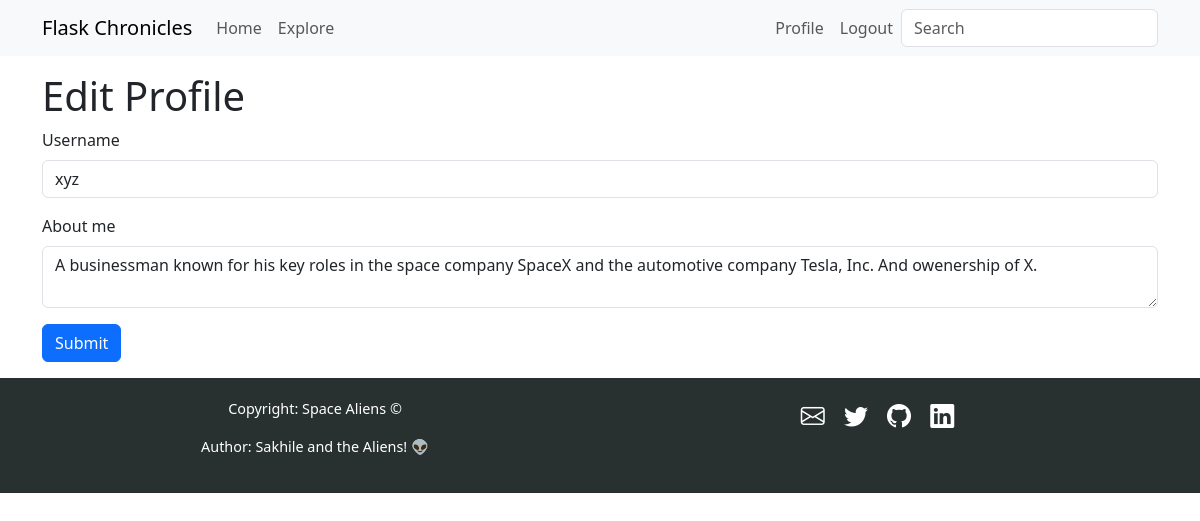
Screenshot of /edit_profile (signed in) with the database file from the repository.
### app/models.py (models this page shows, shortened)
class User(UserMixin, db.Model):
    id: so.Mapped[int] = so.mapped_column(primary_key=True)
    username: so.Mapped[str] = so.mapped_column(sa.String(64), unique=True)
    email: so.Mapped[str] = so.mapped_column(sa.String(120), index=True, unique=True)
    password_hash: so.Mapped[Optional[str]] = so.mapped_column(sa.String(256))
    posts: so.WriteOnlyMapped["Post"] = so.relationship(back_populates="author")
    about_me: so.Mapped[Optional[str]] = so.mapped_column(sa.String(140))
    last_seen: so.Mapped[Optional[datetime]] = so.mapped_column(
        default=lambda: datetime.now(timezone.utc)
    )
    following: so.WriteOnlyMapped["User"] = so.relationship(
        secondary=followers,
        primaryjoin=(followers.c.follower_id == id),
        secondaryjoin=(followers.c.followed_id == id),
        back_populates="followers",
    )
    followers: so.WriteOnlyMapped["User"] = so.relationship(
        secondary=followers,
        primaryjoin=(followers.c.followed_id == id),
        secondaryjoin=(followers.c.follower_id == id),
        back_populates="following",
    )

### app/main/routes.py (the view)
@bp.route("/edit_profile", methods=["GET", "POST"])
@login_required
def edit_profile():
    form = EditProfileForm(current_user.username)
    if form.validate_on_submit():
        current_user.username = form.username.data
        current_user.about_me = form.about_me.data
        db.session.commit()
        flash(_("Your changes have been saved."))
        return redirect(url_for("main.edit_profile"))
    if request.method == "GET":
        form.username.data = current_user.username
        form.about_me.data = current_user.about_me
    return render_template("edit_profile.html", title=_("Edit Profile"), form=form)

### app/main/forms.py (shortened to what this page needs)
class SearchForm(FlaskForm):
    q = StringField(_l("Search"), validators=[DataRequired()])
    def __init__(self, *args, **kwargs):
        if "formdata" not in kwargs:
            kwargs["formdata"] = request.args
        if "meta" not in kwargs:
            kwargs["meta"] = {"csrf": False}
        super(SearchForm, self).__init__(*args, **kwargs)

class EditProfileForm(FlaskForm):
    username = StringField(_l("Username"), validators=[DataRequired()])
    about_me = TextAreaField(_l("About me"), validators=[Length(min=0, max=140)])
    submit = SubmitField(_l("Submit"))
    def __init__(self, original_username, *args, **kwargs):
        super().__init__(*args, **kwargs)
        self.original_username = original_username

### app/__init__.py (called while the page is built)
def get_locale():
    return request.accept_languages.best_match(current_app.config["LANGUAGES"])

### app/main/routes.py (called while the page is built)
@bp.before_request
def before_request():
    if current_user.is_authenticated:
        current_user.last_seen = datetime.now(timezone.utc)
        db.session.commit()
        g.search_form = SearchForm()
    g.locale = str(get_locale())

### app/models.py (called while the page is built)
@login.user_loader
def load_user(id):
    return db.session.get(User, int(id))

    @classmethod
    def before_commit(cls, session):
        session._changes = {
            "add": list(session.new),
            "update": list(session.dirty),
            "delete": list(session.deleted),
        }

    @classmethod
    def after_commit(cls, session):
        for obj in session._changes["add"]:
            if isinstance(obj, SearchableMixin):
                add_to_index(obj.__tablename__, obj)
        for obj in session._changes["update"]:
            if isinstance(obj, SearchableMixin):
                add_to_index(obj.__tablename__, obj)
        for obj in session._changes["delete"]:
            if isinstance(obj, SearchableMixin):
                remove_from_index(obj.__tablename__, obj)
        session._changes = None

### app/templates/edit_profile.html
{% extends "base.html" %}
{% import "bootstrap_wtf.html" as wtf %}
{% block content %}
    <h1>{{ _('Edit Profile') }}</h1>
    {{ wtf.quick_form(form) }}
{% endblock %}

### app/templates/bootstrap_wtf.html (shortened to what this page needs)
{% macro form_field(field, autofocus) %}
{%- if field.type == 'BooleanField' %}
<div class="form-check mb-3">
    {{ field(class='form-check-input') }}
    {{ field.label(class='form-check-label') }}
</div>
{%- elif field.type == 'SelectField' %}
{{ field.label(class='form-label') }}
{{ field(class='form-select mb-3') }}
{%- elif field.type == 'TextAreaField' %}
<div class="mb-3">
    {{ field.label(class='form-label') }}
    {% if autofocus %}
    {{ field(class='form-control' + (' is-invalid' if field.errors else ''), autofocus=True) }}
    {% else %}
    {{ field(class='form-control' + (' is-invalid' if field.errors else '')) }}
    {% endif %}
</div>
{%- elif field.type == 'SubmitField' %}
{{ field(class='btn btn-primary mb-3') }}
{%- else %}
<div class="mb-3">
    {{ field.label(class='form-label') }}
    {% if autofocus %}
    {{ field(class='form-control' + (' is-invalid' if field.errors else ''), autofocus=True) }}
    {% else %}
    {{ field(class='form-control' + (' is-invalid' if field.errors else '')) }}
    {% endif %}
</div>
{%- endif %}
{% endmacro %}
{% macro quick_form(form, action="", method="post", id="", novalidate=False) %}
<form {%- if action !=None %} action="{{ action }}" {% endif -%} {%- if method %} method="{{ method }}" {% endif %}  {%- if novalidate %} novalidate{% endif -%}>
    {% set ns = namespace(first_field=true) %}
    {%- for field in form %}
    {% if field.widget.input_type != 'hidden' -%}
    {{ form_field(field, ns.first_field) }}
    {% set ns.first_field = false %}
    {%- endif %}
    {%- endfor %}
</form>
{% endmacro %}

### rows the page displays
User: username "xyz", about_me "A businessman known for his key roles in the space company SpaceX and the automotive company Tesla, Inc. And owenership of X."

### other values shown
{{ field.label(class='form-label') }} "Username"
{{ field.label(class='form-label') }} "About me"
